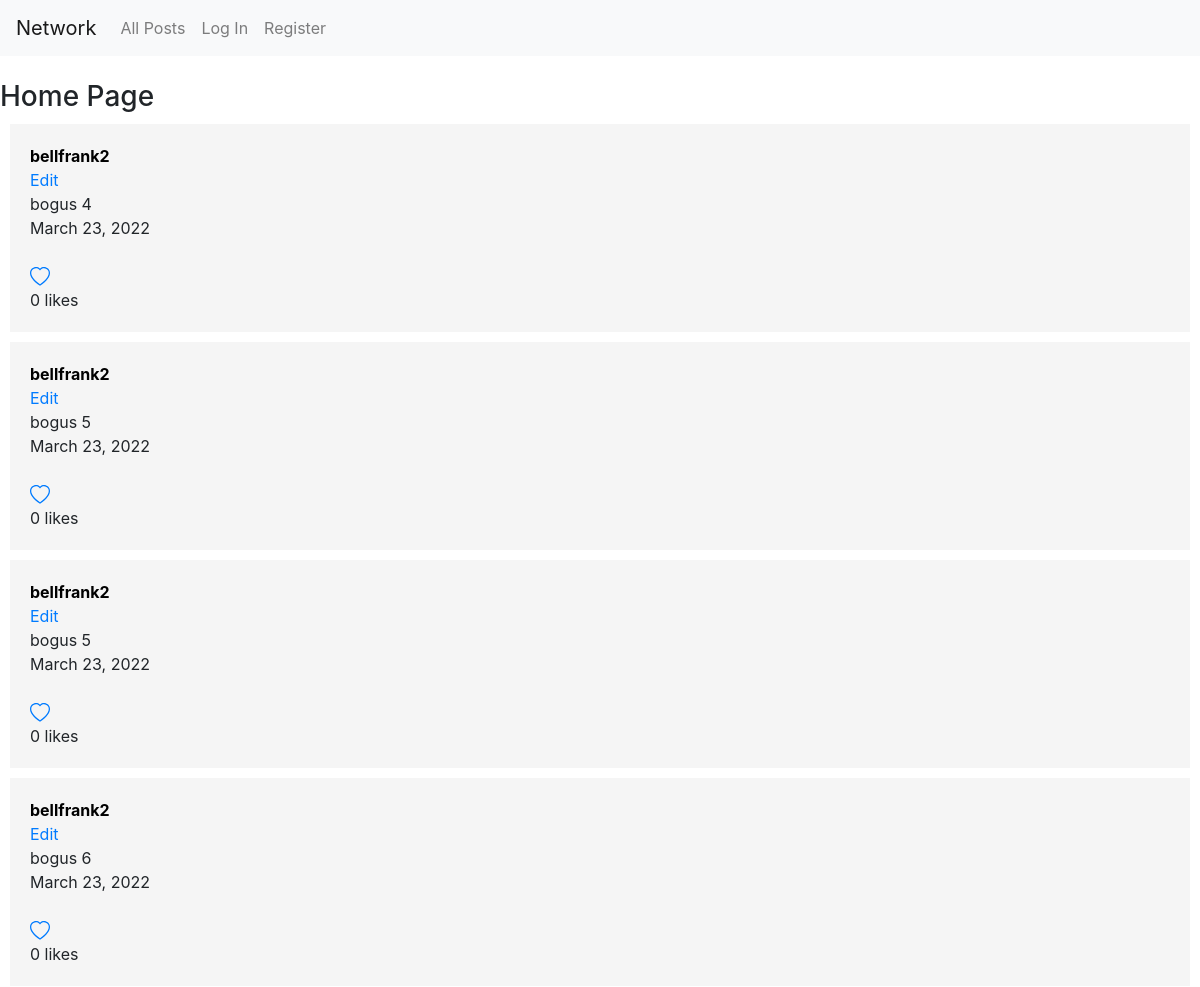
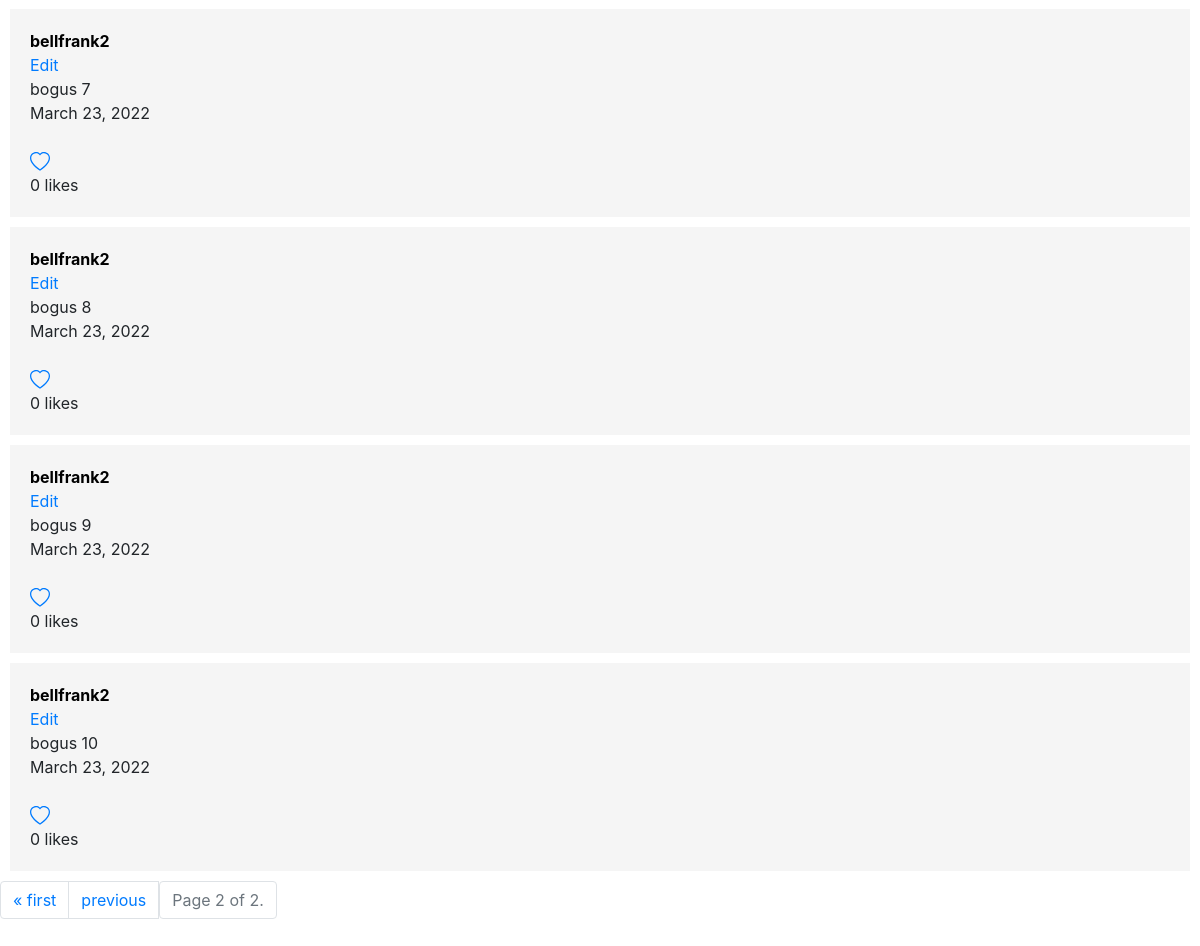
The app's page /?page=3, older data (2 pictures, top to bottom).
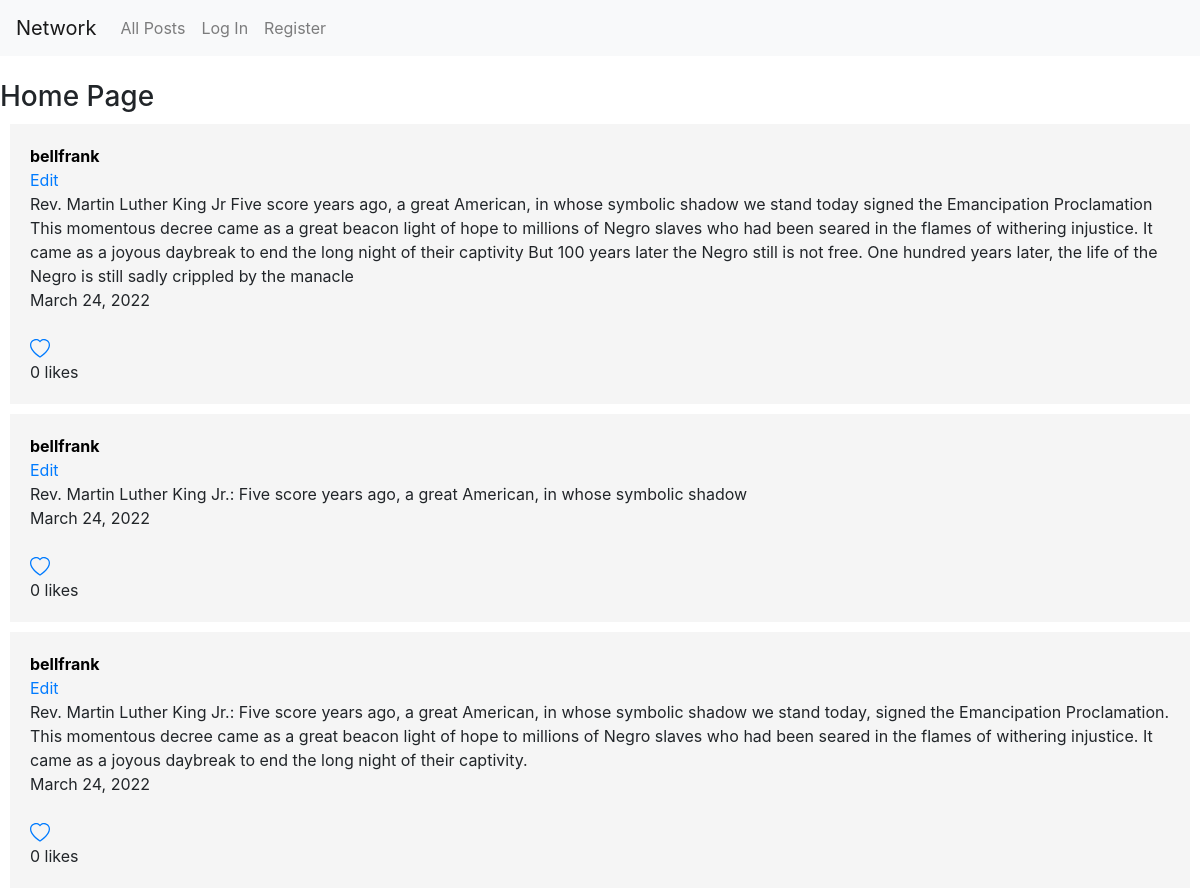
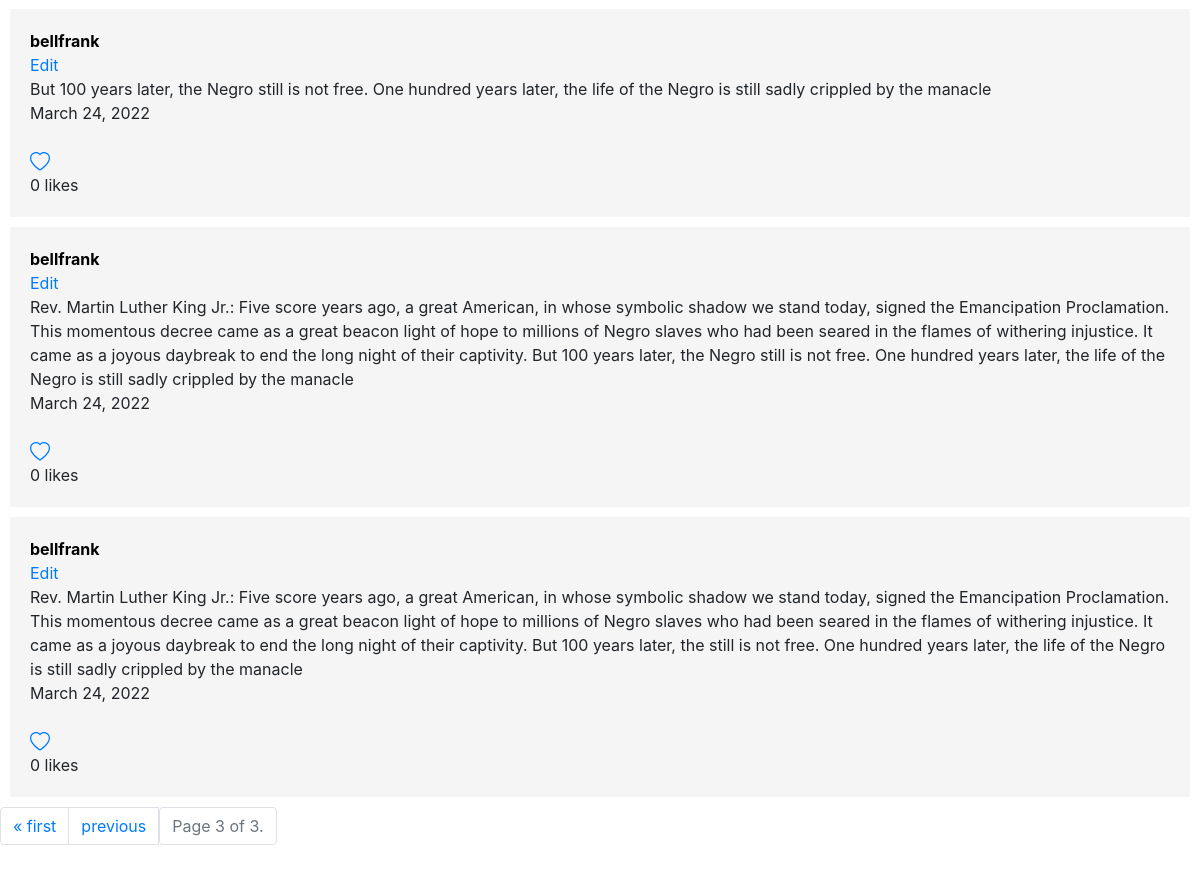
The same page, newer data (2 pictures, top to bottom).
### network/models.py (models this page shows)
class Posts(models.Model):
    user = models.ForeignKey(User, on_delete=models.CASCADE, related_name="user_post")
    description = models.TextField(max_length=500)
    time_posted = models.DateField(auto_now_add = True)
    status = models.BooleanField(default=True)
    def __str__(self):
            return f"{self.user}: {self.description} {self.time_posted} {self.status}"

class User(AbstractUser):
    followers = models.ManyToManyField('self', blank=True, related_name="followees", symmetrical=False)

### network/views.py (the view)
# urls.py: path("", views.index, name="index"),
def index(request):
    posts = Posts.objects.all()
    paginator = Paginator(posts, 10) # show 10 posts per page.
    page_number = request.GET.get('page')
    page_obj = paginator.get_page(page_number)
    return render(request, "network/index.html",{
        "posts":posts,
        "page_obj":page_obj,
    })

### network/templates/network/index.html (shortened to what this page needs)
{% extends "network/layout.html" %}
{% load static %}
{% block body %}
<br>
<h3>Home Page</h3>
    {% for post in page_obj %}
        <div class="post">
            <a href="{% url 'profile' post.user %}" style="color: black;"><strong>{{post.user}}</strong></a>
            <br>
            <div id="display_zone">
            <a href="#" data-post="{{post}}" id="edit">Edit</a>
            <br>
            {{post.description}}
            <br>
            </div>
            {{post.time_posted}}
            <br>
            <br>
            <a href="#" style="text-decoration: none;" id="heart" data-like="{{post}}">
            </a>
            <div id="like-count-{{ forloop.counter }}">0 likes</div>
        </div>
    {% endfor %}
    <div class="pagination">
        <span class="step-links">
            <nav aria-label="Page navigation example">
                <ul class="pagination">
            {% if page_obj.has_previous %}
                <li class="page-item"><a class="page-link" href="?page=1">&laquo; first</a></li>
                <li class="page-item"><a class="page-link" href="?page={{ page_obj.previous_page_number }}">previous</a></li>
            {% endif %}
            <span class="current">
                <li class="page-item disabled"><a href="#" class="page-link">Page {{ page_obj.number }} of {{ page_obj.paginator.num_pages }}.</a></li>
            </span>
        </ul>
    </nav>
        </span>
    </div>
{% endblock %}

Row changes from the older to the newer data that the page shows:
no longer on this page (row unchanged): Posts: user "bellfrank2", description "bogus 4", time_posted "March 23, 2022"
no longer on this page (row unchanged): Posts: user "bellfrank2", description "bogus 5", time_posted "March 23, 2022"
no longer on this page (row unchanged): Posts: user "bellfrank2", description "bogus 5", time_posted "March 23, 2022"
no longer on this page (row unchanged): Posts: user "bellfrank2", description "bogus 6", time_posted "March 23, 2022"
no longer on this page (row unchanged): Posts: user "bellfrank2", description "bogus 7", time_posted "March 23, 2022"
no longer on this page (row unchanged): Posts: user "bellfrank2", description "bogus 8", time_posted "March 23, 2022"
no longer on this page (row unchanged): Posts: user "bellfrank2", description "bogus 9", time_posted "March 23, 2022"
no longer on this page (row unchanged): Posts: user "bellfrank2", description "bogus 10", time_posted "March 23, 2022"
added Posts: user "bellfrank", description "Rev. Martin Luther King Jr Five score years ago, a great American, in whose symbolic shadow we stand today signed the Emancipation Proclamation This momentous decree came as a great beacon light of hope to millions of Negro slaves who had been seared in the flames of withering injustice. It came as a joyous daybreak to end the long night of their captivity But 100 years later the Negro still is not free. One hundred years later, the life of the Negro is still sadly crippled by the manacle", time_posted "March 24, 2022"
added Posts: user "bellfrank", description "Rev. Martin Luther King Jr.: Five score years ago, a great American, in whose symbolic shadow", time_posted "March 24, 2022"
added Posts: user "bellfrank", description "Rev. Martin Luther King Jr.: Five score years ago, a great American, in whose symbolic shadow we stand today, signed the Emancipation Proclamation. This momentous decree came as a great beacon light of hope to millions of Negro slaves who had been seared in the flames of withering injustice. It came as a joyous daybreak to end the long night of their captivity.", time_posted "March 24, 2022"
added Posts: user "bellfrank", description "But 100 years later, the Negro still is not free. One hundred years later, the life of the Negro is still sadly crippled by the manacle", time_posted "March 24, 2022"
added Posts: user "bellfrank", description "Rev. Martin Luther King Jr.: Five score years ago, a great American, in whose symbolic shadow we stand today, signed the Emancipation Proclamation. This momentous decree came as a great beacon light of hope to millions of Negro slaves who had been seared in the flames of withering injustice. It came as a joyous daybreak to end the long night of their captivity. But 100 years later, the Negro still is not free. One hundred years later, the life of the Negro is still sadly crippled by the manacle", time_posted "March 24, 2022"
added Posts: user "bellfrank", description "Rev. Martin Luther King Jr.: Five score years ago, a great American, in whose symbolic shadow we stand today, signed the Emancipation Proclamation. This momentous decree came as a great beacon light of hope to millions of Negro slaves who had been seared in the flames of withering injustice. It came as a joyous daybreak to end the long night of their captivity. But 100 years later, the still is not free. One hundred years later, the life of the Negro is still sadly crippled by the manacle", time_posted "March 24, 2022"
Text that changed along with them:
{{ page_obj.number }}: "2" → "3"
{{ page_obj.paginator.num_pages }}: "2" → "3"
